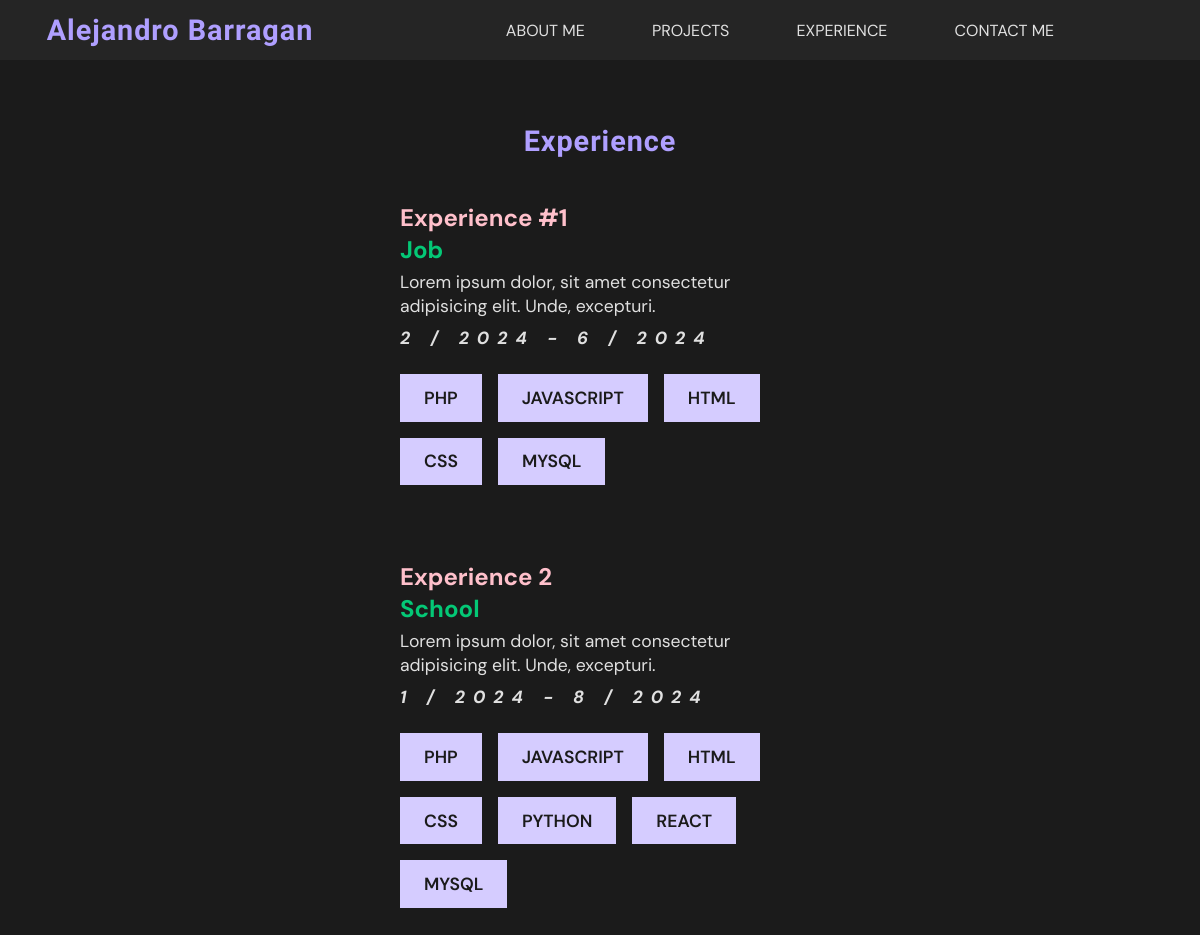
The app's page /content/experience_list with its own data.
### content/models.py (models this page shows, shortened)
class Experience(models.Model):
    name = models.CharField(max_length=100)
    title = models.CharField(max_length=100)
    description = models.TextField()
    start_month = models.IntegerField()
    start_year = models.IntegerField()
    end_month = models.IntegerField(null=True, blank=True)
    end_year = models.IntegerField(null=True, blank=True)
    skills = models.ManyToManyField(Skill)

class Skill(models.Model):
    name = models.CharField(max_length=256)

### content/views.py (the view)
# urls.py: path('experience_list', experience_list, name='experience_list'),
def experience_list(request):
    experience = Experience.objects.all()
    return render(
        request,
        'content/experience_list.html',
        {"experience": experience}
        )

### templates/content/experience_list.html (shortened to what this page needs)
{% extends 'base.html' %}
{% load static %}
{% block content %}
<section class="experience-section center-column">
    <h2>Experience</h2>
    <div class="experience_list">
        {% for experience in experience %}
            <div class="experience-card">
                    <p>{{ experience.name }}</p>
                    <p>{{ experience.title }}</p>
                    <p>{{ experience.description }}</p>
                    <p>{{ experience.start_month }} / {{ experience.start_year }} - {{ experience.end_month }} / {{ experience.end_year }}</p>
                    <div class="experience-skills">
                        {% for skill in experience.skills.all %}
                            <label class="text-label">{{ skill.name }}</label>
                        {% endfor %}
                    </div>
            </div>
        {% endfor %}
    </div>
</section>
{% endblock content %}

### static/css/base.css (style rules this page uses)
:root { --primary-color: #AF9FFF; --primary-color-100: #D5CCFF; --primary-color-300: #7F66FF; --secondary-color: #025834; --secondary-color-600: #04C876; --secondary-color-900: #01321E; --neutral-color: #E0E0E0; --background-color: #1B1B1B; --surface-color: #252525; --lobster-font: "Lobster Two", sans-serif; --DM-font: "DM Sans", sans-serif; }
* { font-family: var(--DM-font); margin: 0; padding: 0; text-decoration: none; }
html { font-size: 16px; background-color: var(--background-color); }
h2 { font-family: var(--lobster-font); color: var(--primary-color); font-size: 1.8rem; letter-spacing: .06rem; }
p { color: var(--neutral-color); line-height: 1.5rem; font-size: 1.1rem; }
.text-label { color: var(--background-color); background-color: var(--primary-color-100); text-transform: uppercase; font-weight: 600; padding: 0.8rem 1.5rem; font-size: 1.1rem; }
.center-column { display: flex; align-items: center; justify-content: center; flex-direction: column; }

### static/css/section.css (style rules this page uses)
a p:nth-child(2), .experience-card p:nth-child(2) { font-size: 1.5rem; color: var(--secondary-color-600); font-weight: bolder; margin: 0.5rem 0px; }
a p:nth-child(4), .experience-card p:nth-child(4) { margin: 0.5rem 0px; color: var(--surface-color); font-weight: bolder; font-style: italic; letter-spacing: 0.5rem; }
.experience-section { margin-top: 4rem; }
.experience-card { width: 25rem; display: flex; flex-wrap: wrap; padding: 1rem; margin: 2rem 0px; flex-direction: column; align-items: baseline; }
.experience-skills { display: flex; flex-wrap: wrap; gap: 1rem; margin: 1rem 0px; }
.experience-card p:nth-child(1) { font-size: 1.5rem; color: pink; font-size: italic; font-weight: bolder; }
.experience-card p:nth-child(3) { font-style: normal; }
.experience-card p:nth-child(4) { font-style: italic; color: var(--neutral-color); }

### records on screen
Experience: name "Experience #1", title "Job", description "Lorem ipsum dolor, sit amet consectetur adipisicing elit. Unde, excepturi.", start_month "2", start_year "2024", end_month "6", end_year "2024"
Skill: name "PHP"
Skill: name "JAVASCRIPT"
Skill: name "HTML"
Skill: name "CSS"
Skill: name "MYSQL"
Experience: name "Experience 2", title "School", description "Lorem ipsum dolor, sit amet consectetur adipisicing elit. Unde, excepturi.", start_month "1", start_year "2024", end_month "8", end_year "2024"
Skill: name "PYTHON"
Skill: name "REACT"
